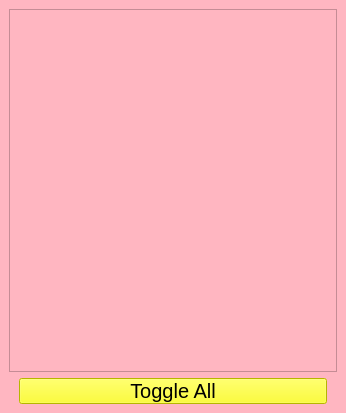
<?xml version="1.0" encoding="UTF-8"?>
<ui version="4.0">
 <class>MainWindow</class>
 <widget class="QMainWindow" name="MainWindow">
  <property name="geometry">
   <rect>
    <x>0</x>
    <y>0</y>
    <width>346</width>
    <height>413</height>
   </rect>
  </property>
  <property name="windowTitle">
   <string>MainWindow</string>
  </property>
  <property name="styleSheet">
   <string notr="true">QWidget{
background-color: #FFB6C1;
}
QLisWidget{
background-color: #1C3879;
margin:10%;
font:14pt;
}
QPushButton{
background-color:#FFFF00;
margin-left:10%;
margin-right:10%;
font:15pt;
}</string>
  </property>
  <widget class="QWidget" name="centralwidget">
   <layout class="QGridLayout" name="gridLayout">
    <item row="0" column="0">
     <widget class="QListWidget" name="listWidget"/>
    </item>
    <item row="1" column="0">
     <widget class="QPushButton" name="pushButton">
      <property name="text">
       <string>Toggle All</string>
      </property>
     </widget>
    </item>
   </layout>
  </widget>
 </widget>
 <resources/>
 <connections/>
</ui>
